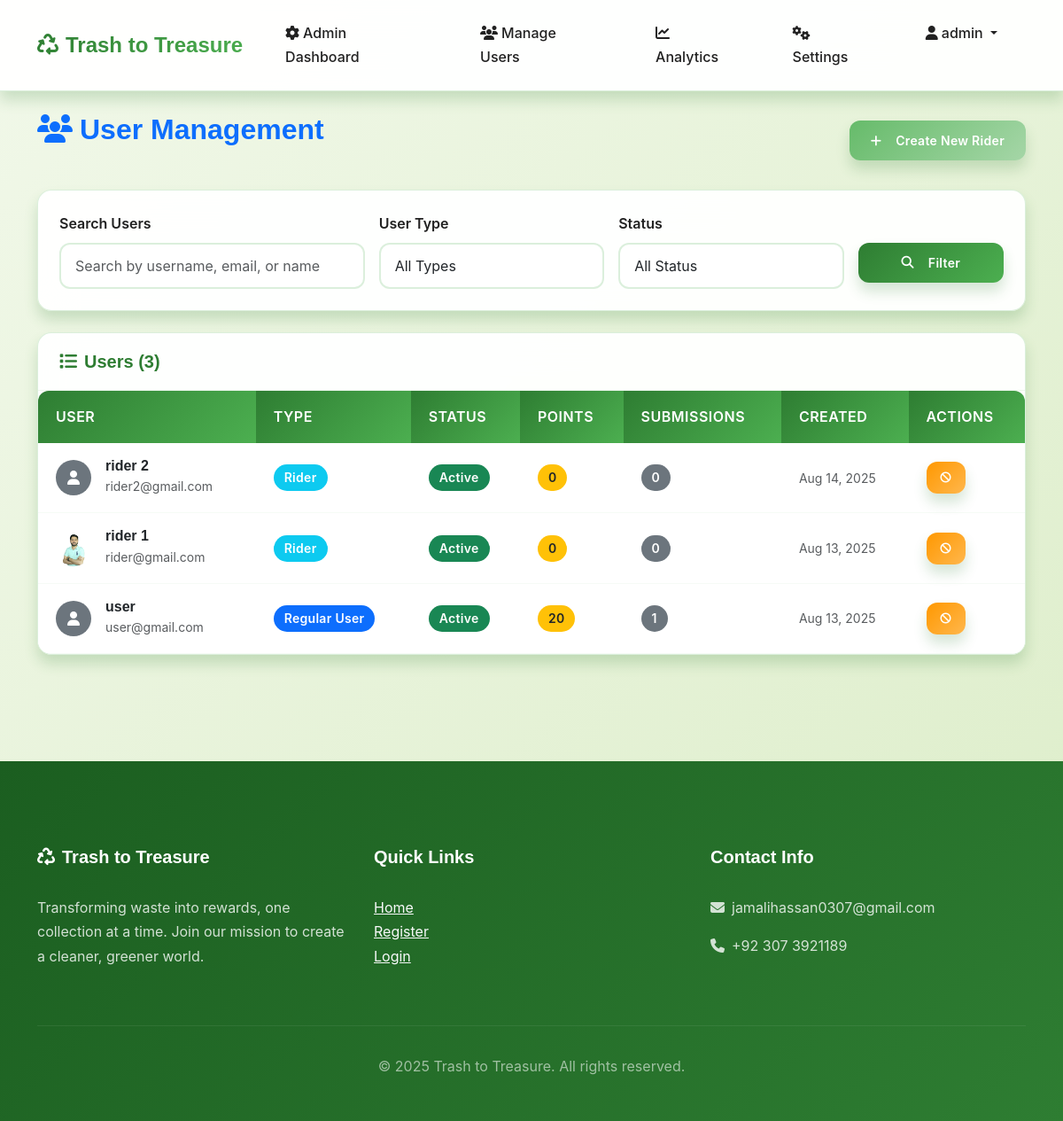
The page /manage-users/ (signed in) on the database its author committed.
### accounts/models.py (models this page shows, shortened)
class CustomUser(AbstractUser):
    USER_TYPE_CHOICES = (
        ('user', 'Regular User'),
        ('rider', 'Rider'),
        ('admin', 'Admin')
    )
    STATUS_CHOICES = (
        ('active', 'Active'),
        ('inactive', 'Inactive'),
        ('suspended', 'Suspended'),
    )
    user_type = models.CharField(max_length=10, choices=USER_TYPE_CHOICES, default='user')
    phone = models.CharField(max_length=15, blank=True)
    reward_points = models.PositiveIntegerField(default=0)
    profile_image = models.ImageField(upload_to='profile_images/', blank=True, null=True)
    address = models.TextField(blank=True)
    status = models.CharField(max_length=10, choices=STATUS_CHOICES, default='active')
    created_at = models.DateTimeField(auto_now_add=True)
    updated_at = models.DateTimeField(auto_now=True)
    id_proof = models.ImageField(upload_to='id_proofs/', blank=True, null=True)
    vehicle_type = models.CharField(max_length=50, blank=True, null=True)
    vehicle_model = models.CharField(max_length=50, blank=True, null=True)
    license_plate = models.CharField(max_length=20, blank=True, null=True)
    vehicle_color = models.CharField(max_length=30, blank=True, null=True)

### dashboard/views.py (the view, shortened to what this page needs)
# urls.py: path('manage-users/', views.manage_users, name='manage_users'),
@login_required
@user_passes_test(is_admin)
def manage_users(request):
    search_query = request.GET.get('search', '')
    user_type_filter = request.GET.get('user_type', '')
    status_filter = request.GET.get('status', '')
    users = CustomUser.objects.exclude(user_type='admin')
    if user_type_filter:
        users = users.filter(user_type=user_type_filter)
    if status_filter:
        users = users.filter(status=status_filter)
    users = users.order_by('-created_at')
    context = {
        'users': users,
        'search_query': search_query,
        'user_type_filter': user_type_filter,
        'status_filter': status_filter,
    }
    return render(request, 'dashboard/manage_users.html', context)

### dashboard/views.py (called while the page is built)
def is_admin(user):
    return user.is_authenticated and user.user_type == 'admin'

### templates/dashboard/manage_users.html (shortened to what this page needs)
{% extends 'base.html' %}
{% block content %}
<div class="container py-4">
    <div class="row mb-4">
        <div class="col-12">
            <div class="d-flex justify-content-between align-items-center">
                <h2 class="text-primary">
                    <i class="fas fa-users me-2"></i>User Management
                </h2>
                <a href="{% url 'dashboard:create_rider' %}" class="btn btn-success">
                    <i class="fas fa-plus me-2"></i>Create New Rider
                </a>
            </div>
        </div>
    </div>
    <div class="row mb-4">
        <div class="col-12">
            <div class="card">
                <div class="card-body">
                    <form method="get" class="row g-3">
                        <div class="col-md-4">
                            <label for="search" class="form-label">Search Users</label>
                            <input type="text" class="form-control" id="search" name="search"
                                   value="{{ search_query }}" placeholder="Search by username, email, or name">
                        </div>
                        <div class="col-md-3">
                            <label for="user_type" class="form-label">User Type</label>
                            <select class="form-select" id="user_type" name="user_type">
                                <option value="">All Types</option>
                            </select>
                        </div>
                        <div class="col-md-3">
                            <label for="status" class="form-label">Status</label>
                            <select class="form-select" id="status" name="status">
                                <option value="">All Status</option>
                            </select>
                        </div>
                        <div class="col-md-2">
                            <label class="form-label">&nbsp;</label>
                            <div class="d-grid">
                                <button type="submit" class="btn btn-primary">
                                    <i class="fas fa-search me-2"></i>Filter
                                </button>
                            </div>
                        </div>
                    </form>
                </div>
            </div>
        </div>
    </div>
    <div class="row">
        <div class="col-12">
            <div class="card">
                <div class="card-header">
                    <h5 class="mb-0">
                        <i class="fas fa-list me-2"></i>Users ({{ users.count }})
                    </h5>
                </div>
                <div class="card-body p-0">
                    <div class="table-responsive">
                        <table class="table table-hover mb-0">
                            <thead class="table-dark">
                                <tr>
                                    <th>User</th>
                                    <th>Type</th>
                                    <th>Status</th>
                                    <th>Points</th>
                                    <th>Submissions</th>
                                    <th>Created</th>
                                    <th>Actions</th>
                                </tr>
                            </thead>
                            <tbody>
                                {% for user in users %}
                                <tr>
                                    <td>
                                        <div class="d-flex align-items-center">
                                            {% if user.profile_image %}
                                                <img src="{{ user.profile_image.url }}" alt="Profile"
                                                     class="rounded-circle me-3" style="width: 40px; height: 40px; object-fit: cover;">
                                            {% else %}
                                                <div class="rounded-circle bg-secondary d-flex align-items-center justify-content-center me-3"
                                                     style="width: 40px; height: 40px;">
                                                    <i class="fas fa-user text-white"></i>
                                                </div>
                                            {% endif %}
                                            <div>
                                                <h6 class="mb-0">{{ user.get_full_name|default:user.username }}</h6>
                                                <small class="text-muted">{{ user.email }}</small>
                                            </div>
                                        </div>
                                    </td>
                                    <td>
                                        <span class="badge {% if user.user_type == 'rider' %}bg-info{% else %}bg-primary{% endif %}">
                                            {{ user.get_user_type_display }}
                                        </span>
                                    </td>
                                    <td>
                                        <span class="badge {% if user.status == 'active' %}bg-success{% elif user.status == 'suspended' %}bg-danger{% else %}bg-warning{% endif %}">
                                            {{ user.get_status_display }}
                                        </span>
                                    </td>
                                    <td>
                                        <span class="badge bg-warning text-dark">{{ user.reward_points }}</span>
                                    </td>
                                    <td>
                                        <span class="badge bg-secondary">{{ user.submissions.count }}</span>
                                    </td>
                                    <td>
                                        <small class="text-muted">{{ user.created_at|date:"M d, Y" }}</small>
                                    </td>
                                    <td>
                                        <div class="btn-group" role="group">
                                            {% if user.status == 'active' %}
                                                <a href="#"
                                                   class="btn btn-sm btn-warning"
                                                   onclick="return confirm('Are you sure you want to suspend this user?')">
                                                    <i class="fas fa-ban"></i>
                                                </a>
                                            {% else %}
                                                <a href="#"
                                                   class="btn btn-sm btn-success">
                                                    <i class="fas fa-check"></i>
                                                </a>
                                            {% endif %}
                                        </div>
                                    </td>
                                </tr>
                                {% endfor %}
                            </tbody>
                        </table>
                    </div>
                </div>
            </div>
        </div>
    </div>
</div>
{% endblock %}

### templates/base.html (shortened to what this page needs)
<!DOCTYPE html>
<html lang="en">
<head>
    <link href="https://cdn.jsdelivr.net/npm/bootstrap@5.3.0/dist/css/bootstrap.min.css" rel="stylesheet">
    <link rel="stylesheet" href="https://cdnjs.cloudflare.com/ajax/libs/font-awesome/6.4.0/css/all.min.css">
    {% load static %}
    <link rel="stylesheet" href="{% static 'style.css' %}">
</head>
<body>
{% if not settings.maintenance_mode and not settings.debug_mode %}
    <nav class="navbar navbar-expand-lg navbar-dark">
        <div class="container">
            <a class="navbar-brand" href="{% url 'dashboard:home' %}">
                <i class="fas fa-recycle me-2"></i>Trash to Treasure
            </a>
            <div class="collapse navbar-collapse" id="navbarNav">
                <ul class="navbar-nav ms-auto">
                    {% if user.is_authenticated %}
                        {% if user.user_type == 'user' %}
                            <li class="nav-item">
                                <a class="nav-link" href="{% url 'dashboard:user_dashboard' %}">
                                    <i class="fas fa-home me-1"></i>Dashboard
                                </a>
                            </li>
                            <li class="nav-item">
                                <a class="nav-link" href="{% url 'dashboard:user_submissions' %}">
                                    <i class="fas fa-recycle me-1"></i>My Submissions
                                </a>
                            </li>
                            <li class="nav-item">
                                <a class="nav-link" href="{% url 'dashboard:user_points' %}">
                                    <i class="fas fa-coins me-1"></i>My Points
                                </a>
                            </li>
                            <li class="nav-item">
                                <a class="nav-link" href="{% url 'trash:submit_trash' %}">
                                    <i class="fas fa-plus me-1"></i>Submit Trash
                                </a>
                            </li>
                        {% elif user.user_type == 'admin' %}
                            <li class="nav-item">
                                <a class="nav-link" href="{% url 'dashboard:admin_dashboard' %}">
                                    <i class="fas fa-cog me-1"></i>Admin Dashboard
                                </a>
                            </li>
                            <li class="nav-item">
                                <a class="nav-link" href="{% url 'dashboard:manage_users' %}">
                                    <i class="fas fa-users me-1"></i>Manage Users
                                </a>
                            </li>
                            <li class="nav-item">
                                <a class="nav-link" href="{% url 'dashboard:admin_analytics' %}">
                                    <i class="fas fa-chart-line me-1"></i>Analytics
                                </a>
                            </li>
                            <li class="nav-item">
                                <a class="nav-link" href="{% url 'dashboard:admin_settings' %}">
                                    <i class="fas fa-cogs me-1"></i>Settings
                                </a>
                            </li>
                        {% endif %}
                        <li class="nav-item dropdown">
                            <a class="nav-link dropdown-toggle" href="#" id="navbarDropdown" role="button" data-bs-toggle="dropdown">
                                <i class="fas fa-user me-1"></i>{{ user.username }}
                            </a>
                        </li>
                    {% endif %}
                </ul>
            </div>
        </div>
    </nav>
{% endif %}
    <main>
        {% block content %}{% endblock %}
    </main>
{% if not settings.maintenance_mode and not settings.debug_mode %}
    <footer class="footer">
        <div class="container">
            <div class="row">
                <div class="col-md-4">
                    <h5><i class="fas fa-recycle me-2"></i>Trash to Treasure</h5>
                    <p>Transforming waste into rewards, one collection at a time. Join our mission to create a cleaner, greener world.</p>
                </div>
                <div class="col-md-4">
                    <h5>Quick Links</h5>
                    <ul class="list-unstyled">
                        <li><a href="{% url 'dashboard:home' %}" class="text-light">Home</a></li>
                        <li><a href="{% url 'dashboard:register' %}" class="text-light">Register</a></li>
                        <li><a href="{% url 'dashboard:login' %}" class="text-light">Login</a></li>
                    </ul>
                </div>
                <div class="col-md-4">
                    <h5>Contact Info</h5>
                    <p><i class="fas fa-envelope me-2"></i>jamalihassan0307@gmail.com</p>
                    <p><i class="fas fa-phone me-2"></i>+92 307 3921189</p>
                </div>
            </div>
            <div class="footer-bottom">
                <p>&copy; 2025 Trash to Treasure. All rights reserved.</p>
            </div>
        </div>
    </footer>
    {% endif %}
</body>
</html>

### rows shown on the page
CustomUser: username "admin"
CustomUser: get_full_name "rider 2", email "rider2@gmail.com", user_type "Rider", status "Active", reward_points "0", submissions.count "0", created_at "Aug 14, 2025"
CustomUser: profile_image (picture), get_full_name "rider 1", email "rider@gmail.com", user_type "Rider", status "Active", reward_points "0", submissions.count "0", created_at "Aug 13, 2025"
CustomUser: get_full_name "user", email "user@gmail.com", user_type "Regular User", status "Active", reward_points "20", submissions.count "1", created_at "Aug 13, 2025"

### other values the page prints
{{ users.count }} "3"
